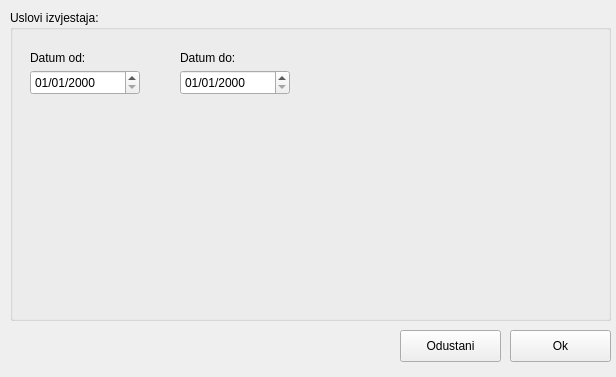
<?xml version="1.0" encoding="UTF-8"?>
<ui version="4.0">
 <comment>This file is part of the xTuple ERP: PostBooks Edition, a free and
open source Enterprise Resource Planning software suite,
Copyright (c) 1999-2010 by OpenMFG LLC, d/b/a xTuple.
It is licensed to you under the Common Public Attribution License
version 1.0, the full text of which (including xTuple-specific Exhibits)
is available at www.xtuple.com/CPAL.  By using this software, you agree
to be bound by its terms.</comment> 
 <class>subanReport</class>
 <widget class="QWidget" name="subanReport">
  <property name="geometry">
   <rect>
    <x>0</x>
    <y>0</y>
    <width>616</width>
    <height>377</height>
   </rect>
  </property>
  <property name="windowTitle">
   <string>Moj prozor</string>
  </property>
  <widget class="QGroupBox" name="groupBox">
   <property name="geometry">
    <rect>
     <x>10</x>
     <y>10</y>
     <width>601</width>
     <height>311</height>
    </rect>
   </property>
   <property name="title">
    <string>Uslovi izvjestaja:</string>
   </property>
   <widget class="QDateEdit" name="dateTo">
    <property name="geometry">
     <rect>
      <x>170</x>
      <y>60</y>
      <width>110</width>
      <height>25</height>
     </rect>
    </property>
    <property name="displayFormat">
     <string>dd/MM/yyyy</string>
    </property>
   </widget>
   <widget class="QDateEdit" name="dateFrom">
    <property name="geometry">
     <rect>
      <x>20</x>
      <y>60</y>
      <width>110</width>
      <height>25</height>
     </rect>
    </property>
    <property name="displayFormat">
     <string>dd/MM/yyyy</string>
    </property>
   </widget>
   <widget class="QLabel" name="label">
    <property name="geometry">
     <rect>
      <x>20</x>
      <y>40</y>
      <width>62</width>
      <height>16</height>
     </rect>
    </property>
    <property name="text">
     <string>Datum od:</string>
    </property>
   </widget>
   <widget class="QLabel" name="label_2">
    <property name="geometry">
     <rect>
      <x>170</x>
      <y>40</y>
      <width>62</width>
      <height>16</height>
     </rect>
    </property>
    <property name="text">
     <string>Datum do:</string>
    </property>
   </widget>
  </widget>
  <widget class="QPushButton" name="btnOk">
   <property name="geometry">
    <rect>
     <x>510</x>
     <y>330</y>
     <width>101</width>
     <height>32</height>
    </rect>
   </property>
   <property name="text">
    <string>Ok</string>
   </property>
  </widget>
  <widget class="QPushButton" name="btnCancel">
   <property name="geometry">
    <rect>
     <x>400</x>
     <y>330</y>
     <width>101</width>
     <height>32</height>
    </rect>
   </property>
   <property name="text">
    <string>Odustani</string>
   </property>
  </widget>
 </widget>
 <resources/>
 <connections/>
</ui>
